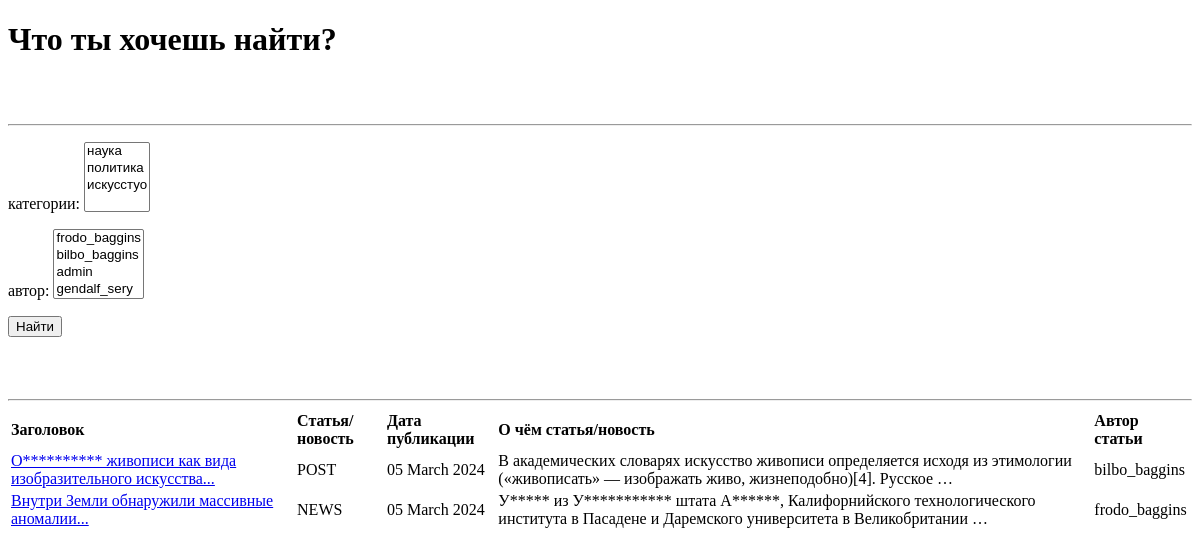
Before: /main/search/ with the older database file.
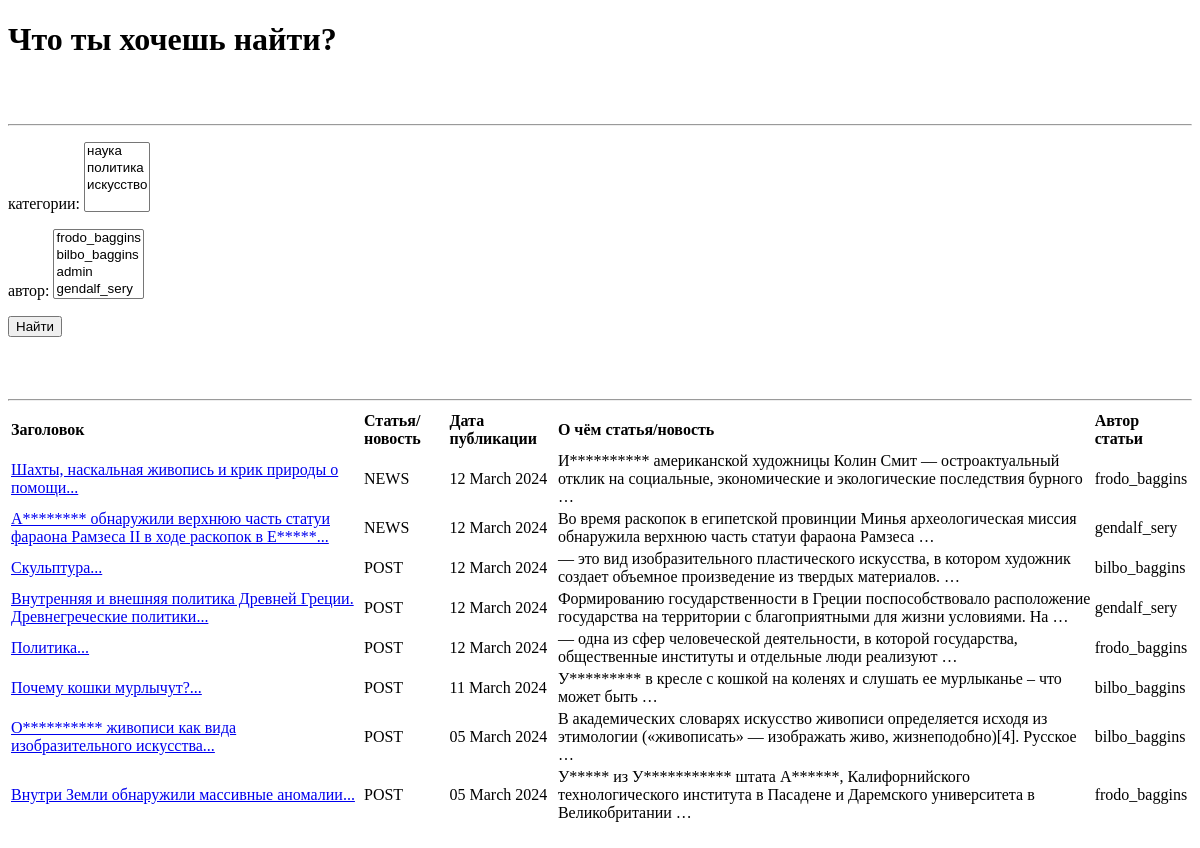
After: the same page with the newer database file.
### news/models.py (models this page shows, shortened)
class Post(models.Model):
    news = 'NEWS'
    post = 'POST'
    author = models.ForeignKey(Author, on_delete=models.CASCADE, null=True)
    post_or_news = models.CharField(max_length=4, choices=POSITIONS, default=news)
    date_time_creation_post = models.DateTimeField(null=True, auto_now_add=True)
    categories = models.ManyToManyField(Category, through='PostCategory')
    title = models.CharField(default='...', max_length=255)
    text = models.TextField(default='...')
    rating = models.FloatField(default=0.0)
    class Meta:
        ordering = ['-date_time_creation_post']

class Author(models.Model):
    user = models.OneToOneField(User, on_delete=models.CASCADE, null=True)
    rating = models.FloatField(default=0.0)
    def __str__(self):
        author_name = self.user.username
        return author_name

class User(AbstractUser):
    pass
    def __str__(self):
        return self.username

### news/views.py (the view)
# urls.py: path('search/', PostSearch.as_view(), name='post_search'),
class PostSearch(ListView):
    form_class = PostForm
    model = Post
    template_name = 'search.html'
    context_object_name = 'posts'
    def get_queryset(self):
        queryset = super().get_queryset()
        self.filterset = PostFilter(self.request.GET, queryset)
        return self.filterset.qs
    def get_context_data(self, **kwargs):
        context = super().get_context_data(**kwargs)
        context['filterset'] = self.filterset
        context['next_sale'] = None
        return context

### news/models.py (called while the page is built)
    def __str__(self):
        return self.news_category

### news/templatetags/custom_filters.py (called while the page is built)
@register.filter()
def punctuation_marks(value, mark='ellipsis'):
    postfix = CURRENCIES_SYMBOLS[mark]
    return f'{value}{postfix}'

@register.filter()
def censor(value):
    text = value.split()
    new_text = []
    for i in range(len(text)):
        word = text[i]
        first_symbol = word[0]
        if first_symbol in 'АИЕЁОУЫЭЮЯ':
            new_word = first_symbol
            if len(word) == 1:
                new_word = '*'
                new_text.append(new_word)
            else:
                for x in range(len(word)):
                    if x != 0:
                        if word[x].isalnum():
                            new_word += '*'
                        else:
                            new_word += word[x]
                new_text.append(new_word)
        else:
            new_text.append(word)
    new_text = ' '.join(new_text)
    return new_text

### templates/search.html
{% extends 'flatpages/default.html' %}
{% load custom_filters %}
{% load custom_tags %}
{% block content %}
    <h1>Что ты хочешь найти?</h1>
    <br/>
    <br/>
    <hr>
    <form action="" method="get">
       {{ filterset.form.as_p }}
       <input type="submit" value="Найти" />
    </form>
    <br/>
    <br/>
    <br/>
    <hr>
   {% if posts %}
       <table>
           <tr>
               <td><b>Заголовок</b></td>
               <td><b>Статья/новость</b></td>
               <td><b>Дата публикации</b></td>
               <td><b>О чём статья/новость</b></td>
               <td><b>Автор статьи</b></td>
           </tr>
           {% for post in posts %}
           <tr>
                   <td><a href="{{post.id}}">{{ post.title|punctuation_marks|censor }}</a></td>
                   <td>{{ post.post_or_news }}</td>
                   <td>{{ post.date_time_creation_post|date:'d E Y' }}</td>
                   <td>{{ post.text|truncatewords:15|censor }}</td>
                   <td>{{ post.author }}</td>
           </tr>
           {% endfor %}
       </table>
   {% else %}
       <h2>По вашему запросу ничего не найдено :( <br />Попробуйте ещё раз! </h2>
   {% endif %}
    <br/>
    <br/>
    <br/>
{% endblock content %}

### templates/flatpages/default.html (shortened to what this page needs)
<!DOCTYPE html>
<html>
<head>
</head>
<body>
{% block content %}{% endblock content %}
</body>
</html>

Changed rows visible on the page:
added Post: title|punctuation_marks "Шахты, наскальная живопись и крик природы о помощи...", post_or_news "NEWS", date_time_creation_post "12 March 2024", text|censor "И********** американской художницы Колин Смит — остроактуальный отклик на социальные, экономические и экологические последствия бурного …", author "frodo_baggins"
added Post: title|punctuation_marks "А******** обнаружили верхнюю часть статуи фараона Рамзеса II в ходе раскопок в Е*****...", post_or_news "NEWS", date_time_creation_post "12 March 2024", text|censor "Во время раскопок в египетской провинции Минья археологическая миссия обнаружила верхнюю часть статуи фараона Рамзеса …", author "gendalf_sery"
added Post: title|punctuation_marks "Скульптура...", post_or_news "POST", date_time_creation_post "12 March 2024", text|censor "— это вид изобразительного пластического искусства, в котором художник создает объемное произведение из твердых материалов. …", author "bilbo_baggins"
added Post: title|punctuation_marks "Внутренняя и внешняя политика Древней Греции. Древнегреческие политики...", post_or_news "POST", date_time_creation_post "12 March 2024", text|censor "Формированию государственности в Греции поспособствовало расположение государства на территории с благоприятными для жизни условиями. На …", author "gendalf_sery"
added Post: title|punctuation_marks "Политика...", post_or_news "POST", date_time_creation_post "12 March 2024", text|censor "— одна из сфер человеческой деятельности, в которой государства, общественные институты и отдельные люди реализуют …", author "frodo_baggins"
added Post: title|punctuation_marks "Почему кошки мурлычут?...", post_or_news "POST", date_time_creation_post "11 March 2024", text|censor "У********* в кресле с кошкой на коленях и слушать ее мурлыканье – что может быть …", author "bilbo_baggins"
changed Post "Внутри Земли обнаружили массивные аномалии...": post_or_news "NEWS" → "POST"
Other visible differences:
form field category: "наука / политика / искусстуо" → "наука / политика / искусство"
